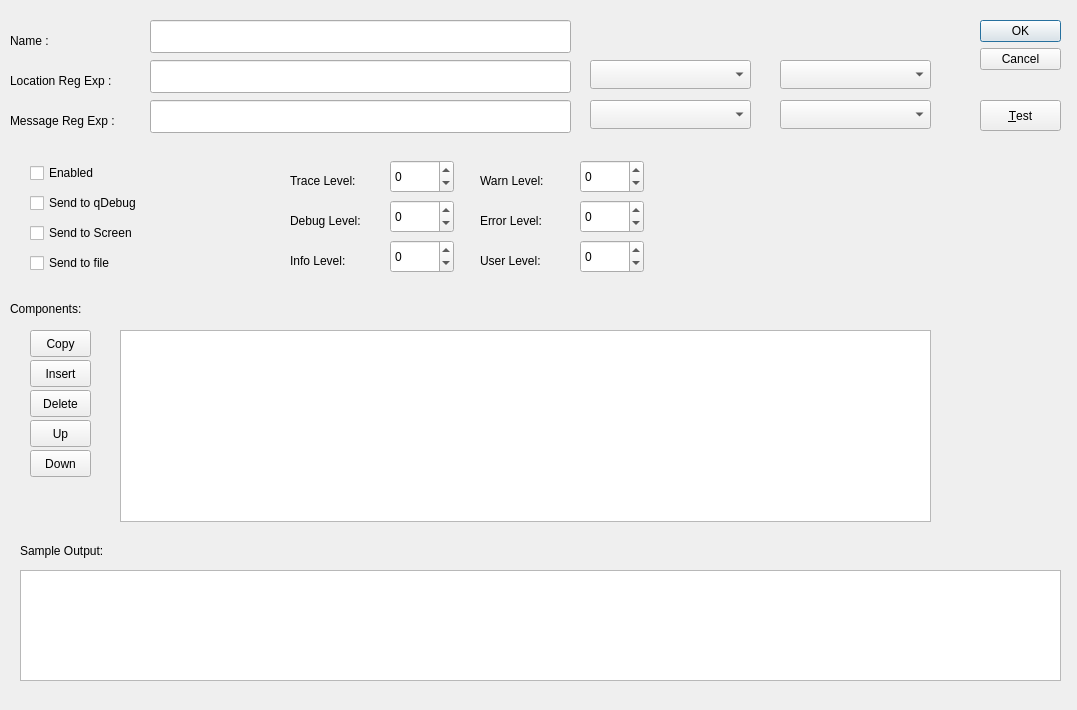
<?xml version="1.0" encoding="UTF-8"?>
<ui version="4.0">
 <class>LogRoutingInfoDialog</class>
 <widget class="QDialog" name="LogRoutingInfoDialog">
  <property name="geometry">
   <rect>
    <x>0</x>
    <y>0</y>
    <width>1077</width>
    <height>710</height>
   </rect>
  </property>
  <property name="windowTitle">
   <string>Dialog</string>
  </property>
  <widget class="QDialogButtonBox" name="buttonBox">
   <property name="geometry">
    <rect>
     <x>980</x>
     <y>20</y>
     <width>81</width>
     <height>141</height>
    </rect>
   </property>
   <property name="orientation">
    <enum>Qt::Vertical</enum>
   </property>
   <property name="standardButtons">
    <set>QDialogButtonBox::Cancel|QDialogButtonBox::Ok</set>
   </property>
  </widget>
  <widget class="QLabel" name="nameLabel">
   <property name="geometry">
    <rect>
     <x>10</x>
     <y>30</y>
     <width>66</width>
     <height>21</height>
    </rect>
   </property>
   <property name="text">
    <string>Name :</string>
   </property>
  </widget>
  <widget class="QLineEdit" name="nameEdit">
   <property name="geometry">
    <rect>
     <x>150</x>
     <y>20</y>
     <width>421</width>
     <height>33</height>
    </rect>
   </property>
   <property name="toolTip">
    <string>Useful to identify object in a list.</string>
   </property>
  </widget>
  <widget class="QCheckBox" name="enabledCheckBox">
   <property name="geometry">
    <rect>
     <x>30</x>
     <y>160</y>
     <width>141</width>
     <height>26</height>
    </rect>
   </property>
   <property name="text">
    <string>Enabled</string>
   </property>
  </widget>
  <widget class="QLabel" name="regExpLabel">
   <property name="geometry">
    <rect>
     <x>10</x>
     <y>70</y>
     <width>131</width>
     <height>21</height>
    </rect>
   </property>
   <property name="text">
    <string>Location Reg Exp :</string>
   </property>
  </widget>
  <widget class="QLineEdit" name="locRegExpEdit">
   <property name="geometry">
    <rect>
     <x>150</x>
     <y>60</y>
     <width>421</width>
     <height>33</height>
    </rect>
   </property>
   <property name="toolTip">
    <string>Message must pass this to be displayed.</string>
   </property>
  </widget>
  <widget class="QCheckBox" name="enableQDebugBox">
   <property name="geometry">
    <rect>
     <x>30</x>
     <y>190</y>
     <width>151</width>
     <height>26</height>
    </rect>
   </property>
   <property name="text">
    <string>Send to qDebug</string>
   </property>
  </widget>
  <widget class="QCheckBox" name="enableScreenCheckBox">
   <property name="geometry">
    <rect>
     <x>30</x>
     <y>220</y>
     <width>151</width>
     <height>26</height>
    </rect>
   </property>
   <property name="text">
    <string>Send to Screen</string>
   </property>
  </widget>
  <widget class="QCheckBox" name="enableFileCheckBox">
   <property name="geometry">
    <rect>
     <x>30</x>
     <y>250</y>
     <width>131</width>
     <height>26</height>
    </rect>
   </property>
   <property name="text">
    <string>Send to file</string>
   </property>
  </widget>
  <widget class="QLabel" name="traceLabel">
   <property name="geometry">
    <rect>
     <x>290</x>
     <y>170</y>
     <width>91</width>
     <height>21</height>
    </rect>
   </property>
   <property name="text">
    <string>Trace Level:</string>
   </property>
  </widget>
  <widget class="QLabel" name="debugLabel">
   <property name="geometry">
    <rect>
     <x>290</x>
     <y>210</y>
     <width>91</width>
     <height>21</height>
    </rect>
   </property>
   <property name="text">
    <string>Debug Level:</string>
   </property>
  </widget>
  <widget class="QLabel" name="infoLabel">
   <property name="geometry">
    <rect>
     <x>290</x>
     <y>250</y>
     <width>91</width>
     <height>21</height>
    </rect>
   </property>
   <property name="text">
    <string>Info Level:</string>
   </property>
  </widget>
  <widget class="QSpinBox" name="traceSpinBox">
   <property name="geometry">
    <rect>
     <x>390</x>
     <y>160</y>
     <width>64</width>
     <height>33</height>
    </rect>
   </property>
   <property name="minimum">
    <number>-1</number>
   </property>
  </widget>
  <widget class="QSpinBox" name="debugSpinBox">
   <property name="geometry">
    <rect>
     <x>390</x>
     <y>200</y>
     <width>64</width>
     <height>33</height>
    </rect>
   </property>
   <property name="minimum">
    <number>-1</number>
   </property>
  </widget>
  <widget class="QSpinBox" name="infoSpinBox">
   <property name="geometry">
    <rect>
     <x>390</x>
     <y>240</y>
     <width>64</width>
     <height>33</height>
    </rect>
   </property>
   <property name="minimum">
    <number>-1</number>
   </property>
  </widget>
  <widget class="QSpinBox" name="warnSpinBox">
   <property name="geometry">
    <rect>
     <x>580</x>
     <y>160</y>
     <width>64</width>
     <height>33</height>
    </rect>
   </property>
   <property name="minimum">
    <number>-1</number>
   </property>
  </widget>
  <widget class="QSpinBox" name="errorSpinBox">
   <property name="geometry">
    <rect>
     <x>580</x>
     <y>200</y>
     <width>64</width>
     <height>33</height>
    </rect>
   </property>
   <property name="minimum">
    <number>-1</number>
   </property>
  </widget>
  <widget class="QSpinBox" name="userSpinBox">
   <property name="geometry">
    <rect>
     <x>580</x>
     <y>240</y>
     <width>64</width>
     <height>33</height>
    </rect>
   </property>
   <property name="minimum">
    <number>-1</number>
   </property>
  </widget>
  <widget class="QLabel" name="errorLabel">
   <property name="geometry">
    <rect>
     <x>480</x>
     <y>210</y>
     <width>91</width>
     <height>21</height>
    </rect>
   </property>
   <property name="text">
    <string>Error Level:</string>
   </property>
  </widget>
  <widget class="QLabel" name="warnLabel">
   <property name="geometry">
    <rect>
     <x>480</x>
     <y>170</y>
     <width>91</width>
     <height>21</height>
    </rect>
   </property>
   <property name="text">
    <string>Warn Level:</string>
   </property>
  </widget>
  <widget class="QLabel" name="userLabel">
   <property name="geometry">
    <rect>
     <x>480</x>
     <y>250</y>
     <width>91</width>
     <height>21</height>
    </rect>
   </property>
   <property name="text">
    <string>User Level:</string>
   </property>
  </widget>
  <widget class="QPushButton" name="downCompButton">
   <property name="geometry">
    <rect>
     <x>30</x>
     <y>450</y>
     <width>61</width>
     <height>27</height>
    </rect>
   </property>
   <property name="toolTip">
    <string>Move the current filter down.</string>
   </property>
   <property name="text">
    <string>Down</string>
   </property>
  </widget>
  <widget class="QPushButton" name="upCompButton">
   <property name="geometry">
    <rect>
     <x>30</x>
     <y>420</y>
     <width>61</width>
     <height>27</height>
    </rect>
   </property>
   <property name="toolTip">
    <string>Move the current filter up.</string>
   </property>
   <property name="text">
    <string>Up</string>
   </property>
  </widget>
  <widget class="QPushButton" name="copyCompButton">
   <property name="geometry">
    <rect>
     <x>30</x>
     <y>330</y>
     <width>61</width>
     <height>27</height>
    </rect>
   </property>
   <property name="toolTip">
    <string>Move the current filter down.</string>
   </property>
   <property name="text">
    <string>Copy</string>
   </property>
  </widget>
  <widget class="QPushButton" name="delCompButton">
   <property name="geometry">
    <rect>
     <x>30</x>
     <y>390</y>
     <width>61</width>
     <height>27</height>
    </rect>
   </property>
   <property name="toolTip">
    <string>Delete the selected filter.</string>
   </property>
   <property name="text">
    <string>Delete</string>
   </property>
  </widget>
  <widget class="QLabel" name="component_label">
   <property name="geometry">
    <rect>
     <x>10</x>
     <y>300</y>
     <width>101</width>
     <height>17</height>
    </rect>
   </property>
   <property name="text">
    <string>Components:</string>
   </property>
  </widget>
  <widget class="QPushButton" name="insertCompButton">
   <property name="geometry">
    <rect>
     <x>30</x>
     <y>360</y>
     <width>61</width>
     <height>27</height>
    </rect>
   </property>
   <property name="toolTip">
    <string>Insert new filter at the currently selected filter.</string>
   </property>
   <property name="text">
    <string>Insert</string>
   </property>
  </widget>
  <widget class="QTableView" name="componentTableView">
   <property name="geometry">
    <rect>
     <x>120</x>
     <y>330</y>
     <width>811</width>
     <height>192</height>
    </rect>
   </property>
  </widget>
  <widget class="QTextEdit" name="sampleTextEdit">
   <property name="geometry">
    <rect>
     <x>20</x>
     <y>570</y>
     <width>1041</width>
     <height>111</height>
    </rect>
   </property>
  </widget>
  <widget class="QLabel" name="sampleLabel">
   <property name="geometry">
    <rect>
     <x>20</x>
     <y>540</y>
     <width>121</width>
     <height>21</height>
    </rect>
   </property>
   <property name="text">
    <string>Sample Output:</string>
   </property>
  </widget>
  <widget class="QPushButton" name="testButton">
   <property name="geometry">
    <rect>
     <x>980</x>
     <y>100</y>
     <width>81</width>
     <height>31</height>
    </rect>
   </property>
   <property name="text">
    <string>&amp;Test</string>
   </property>
  </widget>
  <widget class="QLabel" name="regExpLabel_2">
   <property name="geometry">
    <rect>
     <x>10</x>
     <y>110</y>
     <width>131</width>
     <height>21</height>
    </rect>
   </property>
   <property name="text">
    <string>Message Reg Exp :</string>
   </property>
  </widget>
  <widget class="QLineEdit" name="msgRegExpEdit">
   <property name="geometry">
    <rect>
     <x>150</x>
     <y>100</y>
     <width>421</width>
     <height>33</height>
    </rect>
   </property>
   <property name="toolTip">
    <string>Message must pass this to be displayed.</string>
   </property>
  </widget>
  <widget class="QComboBox" name="locCaseSensitive">
   <property name="geometry">
    <rect>
     <x>590</x>
     <y>60</y>
     <width>161</width>
     <height>29</height>
    </rect>
   </property>
  </widget>
  <widget class="QComboBox" name="locSyntax">
   <property name="geometry">
    <rect>
     <x>780</x>
     <y>60</y>
     <width>151</width>
     <height>29</height>
    </rect>
   </property>
  </widget>
  <widget class="QComboBox" name="msgCaseSensitive">
   <property name="geometry">
    <rect>
     <x>590</x>
     <y>100</y>
     <width>161</width>
     <height>29</height>
    </rect>
   </property>
  </widget>
  <widget class="QComboBox" name="msgSyntax">
   <property name="geometry">
    <rect>
     <x>780</x>
     <y>100</y>
     <width>151</width>
     <height>29</height>
    </rect>
   </property>
  </widget>
 </widget>
 <resources/>
 <connections>
  <connection>
   <sender>buttonBox</sender>
   <signal>rejected()</signal>
   <receiver>LogRoutingInfoDialog</receiver>
   <slot>reject()</slot>
   <hints>
    <hint type="sourcelabel">
     <x>316</x>
     <y>260</y>
    </hint>
    <hint type="destinationlabel">
     <x>286</x>
     <y>274</y>
    </hint>
   </hints>
  </connection>
 </connections>
</ui>
